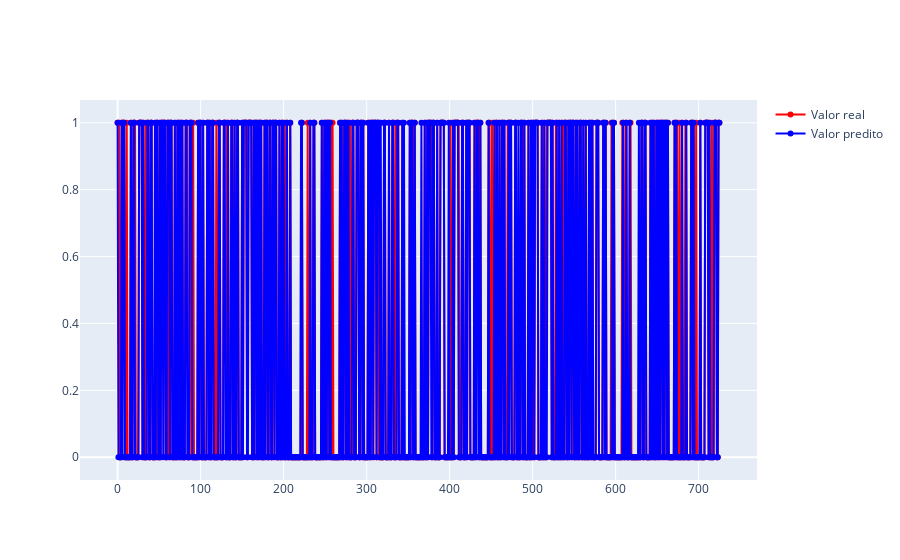

The cell this chart's notebook holds for it:
### Code cell
# Create an instance of RandomForestClassifier
random_forest = LogisticRegression(solver='liblinear', random_state=2)

# Fit the model

#treinando o modelo
#random_forest = RandomForestClassifier(n_estimators=107,random_state=2)
#fim treinamento
random_forest.fit(var_treinamento, resp_treinamento.astype(int))
#random_forest.fit(var_treinamento, resp_treinamento)
#fazendo a predição
predicao = random_forest.predict(var_teste)

dataframe_results['valor_predito'] = predicao

fig = go.Figure()
fig.add_trace(go.Scatter(x=dataframe_results.index,
                        y=dataframe_results.Valor_real,
                        mode='lines+markers',
                        name='Valor real',
                        line=dict(color='RED', width=2)))


#Linha com dados preditos
fig.add_trace(go.Scatter(x=dataframe_results.index,
                        y=dataframe_results.valor_predito,
                        mode='lines+markers',
                        name='Valor predito',
                        line=dict(color='BLUE', width=2)))
fig.show()


rmse = (np.sqrt(mean_squared_error(resp_test,predicao)))

print("rmse = ",rmse);


acertos = sum(dataframe_results.valor_predito == dataframe_results.Valor_real)
total_amostras = len(dataframe_results.Valor_real)
precisao_percentual = (acertos / total_amostras) * 100

print(f"IA acertou {precisao_percentual:.2f}% dos casos.")

### Figure 1 — Plotly figure (JSON) as saved in the notebook; plotly's stock layout.template omitted (floating-point values rounded to 4 significant figures; data arrays with more than 128 entries replaced by an {"elided": "..."} marker saying what was removed)
{"data": [{"line": {"color": "RED", "width": 2}, "mode": "lines+markers", "name": "Valor real", "type": "scatter", "x": {"elided": "726 int values"}, "y": {"elided": "726 int values"}}, {"line": {"color": "BLUE", "width": 2}, "mode": "lines+markers", "name": "Valor predito", "type": "scatter", "x": {"elided": "726 int values"}, "y": {"elided": "726 int values"}}], "layout": {}}
